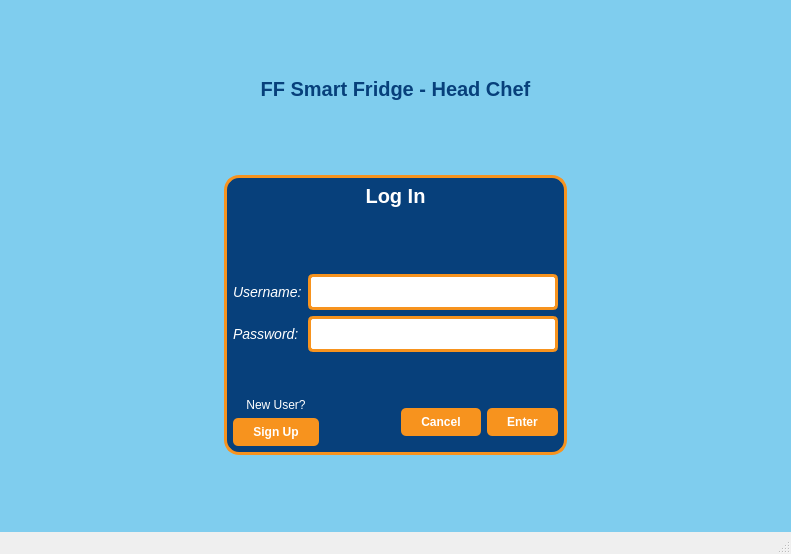
<?xml version="1.0" encoding="UTF-8"?>
<ui version="4.0">
 <class>MainWindow</class>
 <widget class="QMainWindow" name="MainWindow">
  <property name="geometry">
   <rect>
    <x>0</x>
    <y>0</y>
    <width>791</width>
    <height>554</height>
   </rect>
  </property>
  <property name="windowTitle">
   <string>MainWindow</string>
  </property>
  <property name="styleSheet">
   <string notr="true">#centralwidget {
	background-color: #7fcdee;
}

QLabel {
	color: #ffffff;
}

QLineEdit {
	border: 2.5px solid #f7931e;
	border-radius: 5px;
	padding: 7px 20px;
}

QPushButton {
	color: #ffffff;
	font-weight: bold;
	background-color: #f7931e;
	border-radius: 5px;
	padding: 7px 20px;
}

QPushButton::hover {
	color:  #f7931e;
	font-weight: bold;
	background-color: #ffffff;
}

#HeadChefLabel {
	color: #07407b;
	font-weight: bold;
	font-size: 20px;
}

#LoginBox {
	background-color: #07407b;
	border: 2.5px solid #f7931e;
	border-radius: 15px;
}

#LoginLabel {
	font-weight: bold;
	font-size: 20px;
}

#UsernameLabel {
	font-size: 14px;
	font-style: italic;
}

#PasswordLabel {
	font-size: 14px;
	font-style: italic;
}</string>
  </property>
  <widget class="QWidget" name="centralwidget">
   <layout class="QVBoxLayout" name="verticalLayout_2">
    <item>
     <layout class="QVBoxLayout" name="verticalLayout">
      <item>
       <spacer name="verticalSpacer_3">
        <property name="orientation">
         <enum>Qt::Vertical</enum>
        </property>
        <property name="sizeHint" stdset="0">
         <size>
          <width>20</width>
          <height>40</height>
         </size>
        </property>
       </spacer>
      </item>
      <item>
       <widget class="QLabel" name="HeadChefLabel">
        <property name="text">
         <string>FF Smart Fridge - Head Chef</string>
        </property>
        <property name="alignment">
         <set>Qt::AlignCenter</set>
        </property>
       </widget>
      </item>
      <item>
       <spacer name="verticalSpacer_2">
        <property name="orientation">
         <enum>Qt::Vertical</enum>
        </property>
        <property name="sizeHint" stdset="0">
         <size>
          <width>20</width>
          <height>40</height>
         </size>
        </property>
       </spacer>
      </item>
      <item alignment="Qt::AlignHCenter">
       <widget class="QWidget" name="LoginBox" native="true">
        <property name="minimumSize">
         <size>
          <width>0</width>
          <height>0</height>
         </size>
        </property>
        <property name="maximumSize">
         <size>
          <width>500</width>
          <height>16777215</height>
         </size>
        </property>
        <layout class="QVBoxLayout" name="verticalLayout_4">
         <item>
          <layout class="QVBoxLayout" name="LoginBoxLayout">
           <item>
            <widget class="QLabel" name="LoginLabel">
             <property name="text">
              <string>Log In</string>
             </property>
             <property name="alignment">
              <set>Qt::AlignCenter</set>
             </property>
            </widget>
           </item>
           <item alignment="Qt::AlignHCenter">
            <widget class="QLabel" name="ErrorLabel">
             <property name="text">
              <string/>
             </property>
            </widget>
           </item>
           <item>
            <spacer name="verticalSpacer_4">
             <property name="orientation">
              <enum>Qt::Vertical</enum>
             </property>
             <property name="sizeHint" stdset="0">
              <size>
               <width>20</width>
               <height>40</height>
              </size>
             </property>
            </spacer>
           </item>
           <item>
            <layout class="QHBoxLayout" name="horizontalLayout">
             <item>
              <widget class="QLabel" name="UsernameLabel">
               <property name="text">
                <string>Username:</string>
               </property>
              </widget>
             </item>
             <item>
              <widget class="QLineEdit" name="UsernameLineEdit">
               <property name="sizePolicy">
                <sizepolicy hsizetype="Fixed" vsizetype="Fixed">
                 <horstretch>0</horstretch>
                 <verstretch>0</verstretch>
                </sizepolicy>
               </property>
               <property name="minimumSize">
                <size>
                 <width>250</width>
                 <height>0</height>
                </size>
               </property>
               <property name="maximumSize">
                <size>
                 <width>300</width>
                 <height>16777215</height>
                </size>
               </property>
              </widget>
             </item>
            </layout>
           </item>
           <item>
            <layout class="QHBoxLayout" name="horizontalLayout_2">
             <item>
              <widget class="QLabel" name="PasswordLabel">
               <property name="text">
                <string>Password:</string>
               </property>
              </widget>
             </item>
             <item>
              <widget class="QLineEdit" name="PasswordLineEdit">
               <property name="sizePolicy">
                <sizepolicy hsizetype="Fixed" vsizetype="Fixed">
                 <horstretch>0</horstretch>
                 <verstretch>0</verstretch>
                </sizepolicy>
               </property>
               <property name="minimumSize">
                <size>
                 <width>250</width>
                 <height>0</height>
                </size>
               </property>
               <property name="maximumSize">
                <size>
                 <width>300</width>
                 <height>16777215</height>
                </size>
               </property>
               <property name="echoMode">
                <enum>QLineEdit::Password</enum>
               </property>
              </widget>
             </item>
            </layout>
           </item>
           <item>
            <spacer name="verticalSpacer_5">
             <property name="orientation">
              <enum>Qt::Vertical</enum>
             </property>
             <property name="sizeHint" stdset="0">
              <size>
               <width>20</width>
               <height>40</height>
              </size>
             </property>
            </spacer>
           </item>
           <item>
            <layout class="QHBoxLayout" name="horizontalLayout_3">
             <item>
              <layout class="QVBoxLayout" name="verticalLayout_3">
               <item>
                <widget class="QLabel" name="NewUserLabel">
                 <property name="text">
                  <string>New User?</string>
                 </property>
                 <property name="alignment">
                  <set>Qt::AlignCenter</set>
                 </property>
                </widget>
               </item>
               <item>
                <widget class="QPushButton" name="SignUpLabel">
                 <property name="text">
                  <string>Sign Up</string>
                 </property>
                </widget>
               </item>
              </layout>
             </item>
             <item>
              <spacer name="horizontalSpacer">
               <property name="orientation">
                <enum>Qt::Horizontal</enum>
               </property>
               <property name="sizeHint" stdset="0">
                <size>
                 <width>40</width>
                 <height>20</height>
                </size>
               </property>
              </spacer>
             </item>
             <item>
              <widget class="QPushButton" name="CancelButton">
               <property name="text">
                <string>Cancel</string>
               </property>
              </widget>
             </item>
             <item>
              <widget class="QPushButton" name="LoginButton">
               <property name="text">
                <string>Enter</string>
               </property>
              </widget>
             </item>
            </layout>
           </item>
          </layout>
         </item>
        </layout>
       </widget>
      </item>
      <item>
       <spacer name="verticalSpacer">
        <property name="orientation">
         <enum>Qt::Vertical</enum>
        </property>
        <property name="sizeHint" stdset="0">
         <size>
          <width>20</width>
          <height>40</height>
         </size>
        </property>
       </spacer>
      </item>
     </layout>
    </item>
   </layout>
  </widget>
  <widget class="QStatusBar" name="statusbar"/>
 </widget>
 <resources/>
 <connections/>
</ui>
